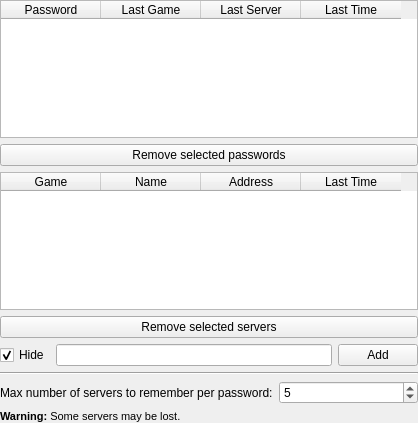
<?xml version="1.0" encoding="UTF-8"?>
<ui version="4.0">
 <class>CFGServerPasswords</class>
 <widget class="QWidget" name="CFGServerPasswords">
  <property name="geometry">
   <rect>
    <x>0</x>
    <y>0</y>
    <width>418</width>
    <height>423</height>
   </rect>
  </property>
  <layout class="QVBoxLayout" name="verticalLayout">
   <property name="leftMargin">
    <number>0</number>
   </property>
   <property name="topMargin">
    <number>0</number>
   </property>
   <property name="rightMargin">
    <number>0</number>
   </property>
   <property name="bottomMargin">
    <number>0</number>
   </property>
   <item>
    <widget class="QTableWidget" name="tablePasswords">
     <property name="editTriggers">
      <set>QAbstractItemView::NoEditTriggers</set>
     </property>
     <property name="selectionBehavior">
      <enum>QAbstractItemView::SelectRows</enum>
     </property>
     <property name="verticalScrollMode">
      <enum>QAbstractItemView::ScrollPerPixel</enum>
     </property>
     <property name="horizontalScrollMode">
      <enum>QAbstractItemView::ScrollPerPixel</enum>
     </property>
     <property name="sortingEnabled">
      <bool>true</bool>
     </property>
     <property name="wordWrap">
      <bool>false</bool>
     </property>
     <attribute name="horizontalHeaderVisible">
      <bool>true</bool>
     </attribute>
     <attribute name="horizontalHeaderHighlightSections">
      <bool>false</bool>
     </attribute>
     <attribute name="verticalHeaderVisible">
      <bool>false</bool>
     </attribute>
     <attribute name="verticalHeaderHighlightSections">
      <bool>false</bool>
     </attribute>
     <column>
      <property name="text">
       <string>Password</string>
      </property>
     </column>
     <column>
      <property name="text">
       <string>Last Game</string>
      </property>
     </column>
     <column>
      <property name="text">
       <string>Last Server</string>
      </property>
     </column>
     <column>
      <property name="text">
       <string>Last Time</string>
      </property>
     </column>
    </widget>
   </item>
   <item>
    <widget class="QPushButton" name="btnRemovePasswords">
     <property name="text">
      <string>Remove selected passwords</string>
     </property>
     <property name="icon">
      <iconset resource="../../../../media/resources.qrc">
       <normaloff>:/icons/x.png</normaloff>:/icons/x.png</iconset>
     </property>
    </widget>
   </item>
   <item>
    <widget class="QTableWidget" name="tableServers">
     <property name="editTriggers">
      <set>QAbstractItemView::NoEditTriggers</set>
     </property>
     <property name="selectionBehavior">
      <enum>QAbstractItemView::SelectRows</enum>
     </property>
     <property name="verticalScrollMode">
      <enum>QAbstractItemView::ScrollPerPixel</enum>
     </property>
     <property name="horizontalScrollMode">
      <enum>QAbstractItemView::ScrollPerPixel</enum>
     </property>
     <property name="sortingEnabled">
      <bool>true</bool>
     </property>
     <property name="wordWrap">
      <bool>false</bool>
     </property>
     <attribute name="horizontalHeaderHighlightSections">
      <bool>false</bool>
     </attribute>
     <attribute name="horizontalHeaderShowSortIndicator" stdset="0">
      <bool>true</bool>
     </attribute>
     <attribute name="verticalHeaderVisible">
      <bool>false</bool>
     </attribute>
     <attribute name="verticalHeaderHighlightSections">
      <bool>false</bool>
     </attribute>
     <column>
      <property name="text">
       <string>Game</string>
      </property>
     </column>
     <column>
      <property name="text">
       <string>Name</string>
      </property>
     </column>
     <column>
      <property name="text">
       <string>Address</string>
      </property>
     </column>
     <column>
      <property name="text">
       <string>Last Time</string>
      </property>
     </column>
    </widget>
   </item>
   <item>
    <widget class="QPushButton" name="btnRemoveServers">
     <property name="text">
      <string>Remove selected servers</string>
     </property>
     <property name="icon">
      <iconset resource="../../../../media/resources.qrc">
       <normaloff>:/icons/x.png</normaloff>:/icons/x.png</iconset>
     </property>
    </widget>
   </item>
   <item>
    <layout class="QHBoxLayout" name="horizontalLayout">
     <item>
      <widget class="QCheckBox" name="cbHide">
       <property name="text">
        <string>Hide</string>
       </property>
       <property name="checked">
        <bool>true</bool>
       </property>
      </widget>
     </item>
     <item>
      <widget class="QLineEdit" name="lePassword">
       <property name="echoMode">
        <enum>QLineEdit::Password</enum>
       </property>
      </widget>
     </item>
     <item>
      <widget class="QPushButton" name="btnAdd">
       <property name="text">
        <string>Add</string>
       </property>
       <property name="icon">
        <iconset resource="../../../../media/resources.qrc">
         <normaloff>:/icons/plus.png</normaloff>:/icons/plus.png</iconset>
       </property>
      </widget>
     </item>
    </layout>
   </item>
   <item>
    <widget class="Line" name="line">
     <property name="orientation">
      <enum>Qt::Horizontal</enum>
     </property>
    </widget>
   </item>
   <item>
    <layout class="QFormLayout" name="formLayout">
     <property name="fieldGrowthPolicy">
      <enum>QFormLayout::AllNonFixedFieldsGrow</enum>
     </property>
     <item row="0" column="0">
      <widget class="QLabel" name="label">
       <property name="text">
        <string>Max number of servers to remember per password:</string>
       </property>
      </widget>
     </item>
     <item row="0" column="1">
      <widget class="QSpinBox" name="spinMaxPasswords">
       <property name="maximum">
        <number>999999999</number>
       </property>
       <property name="value">
        <number>5</number>
       </property>
      </widget>
     </item>
    </layout>
   </item>
   <item>
    <widget class="QLabel" name="lblServerLossWarning">
     <property name="text">
      <string>&lt;!DOCTYPE HTML PUBLIC &quot;-//W3C//DTD HTML 4.0//EN&quot; &quot;http://www.w3.org/TR/REC-html40/strict.dtd&quot;&gt;
&lt;html&gt;&lt;head&gt;&lt;meta name=&quot;qrichtext&quot; content=&quot;1&quot; /&gt;&lt;style type=&quot;text/css&quot;&gt;
p, li { white-space: pre-wrap; }
&lt;/style&gt;&lt;/head&gt;&lt;body style=&quot; font-family:'MS Shell Dlg 2'; font-size:8.25pt; font-weight:400; font-style:normal;&quot;&gt;
&lt;p style=&quot; margin-top:0px; margin-bottom:0px; margin-left:0px; margin-right:0px; -qt-block-indent:0; text-indent:0px;&quot;&gt;&lt;span style=&quot; font-size:8pt; font-weight:600;&quot;&gt;Warning:&lt;/span&gt;&lt;span style=&quot; font-size:8pt;&quot;&gt; Some servers may be lost.&lt;/span&gt;&lt;/p&gt;&lt;/body&gt;&lt;/html&gt;</string>
     </property>
    </widget>
   </item>
  </layout>
 </widget>
 <resources>
  <include location="../../../../media/resources.qrc"/>
 </resources>
 <connections>
  <connection>
   <sender>btnRemovePasswords</sender>
   <signal>clicked()</signal>
   <receiver>CFGServerPasswords</receiver>
   <slot>removeSelectedPasswords()</slot>
   <hints>
    <hint type="sourcelabel">
     <x>111</x>
     <y>166</y>
    </hint>
    <hint type="destinationlabel">
     <x>417</x>
     <y>256</y>
    </hint>
   </hints>
  </connection>
  <connection>
   <sender>btnAdd</sender>
   <signal>clicked()</signal>
   <receiver>CFGServerPasswords</receiver>
   <slot>addPasswordFromLineEdit()</slot>
   <hints>
    <hint type="sourcelabel">
     <x>406</x>
     <y>346</y>
    </hint>
    <hint type="destinationlabel">
     <x>416</x>
     <y>289</y>
    </hint>
   </hints>
  </connection>
  <connection>
   <sender>lePassword</sender>
   <signal>returnPressed()</signal>
   <receiver>CFGServerPasswords</receiver>
   <slot>addPasswordFromLineEdit()</slot>
   <hints>
    <hint type="sourcelabel">
     <x>317</x>
     <y>344</y>
    </hint>
    <hint type="destinationlabel">
     <x>208</x>
     <y>149</y>
    </hint>
   </hints>
  </connection>
  <connection>
   <sender>tablePasswords</sender>
   <signal>currentCellChanged(int,int,int,int)</signal>
   <receiver>CFGServerPasswords</receiver>
   <slot>onPasswordTableCellChange(int,int,int,int)</slot>
   <hints>
    <hint type="sourcelabel">
     <x>377</x>
     <y>109</y>
    </hint>
    <hint type="destinationlabel">
     <x>427</x>
     <y>120</y>
    </hint>
   </hints>
  </connection>
  <connection>
   <sender>btnRemoveServers</sender>
   <signal>clicked()</signal>
   <receiver>CFGServerPasswords</receiver>
   <slot>removeSelectedServers()</slot>
   <hints>
    <hint type="sourcelabel">
     <x>376</x>
     <y>316</y>
    </hint>
    <hint type="destinationlabel">
     <x>418</x>
     <y>354</y>
    </hint>
   </hints>
  </connection>
  <connection>
   <sender>spinMaxPasswords</sender>
   <signal>valueChanged(int)</signal>
   <receiver>CFGServerPasswords</receiver>
   <slot>showServerLossWarningIfNecessary()</slot>
   <hints>
    <hint type="sourcelabel">
     <x>375</x>
     <y>381</y>
    </hint>
    <hint type="destinationlabel">
     <x>418</x>
     <y>398</y>
    </hint>
   </hints>
  </connection>
  <connection>
   <sender>cbHide</sender>
   <signal>clicked(bool)</signal>
   <receiver>CFGServerPasswords</receiver>
   <slot>setPasswordsHidden(bool)</slot>
   <hints>
    <hint type="sourcelabel">
     <x>22</x>
     <y>353</y>
    </hint>
    <hint type="destinationlabel">
     <x>208</x>
     <y>211</y>
    </hint>
   </hints>
  </connection>
 </connections>
 <slots>
  <slot>addPasswordFromLineEdit()</slot>
  <slot>removeSelectedPasswords()</slot>
  <slot>setPasswordsHidden(bool)</slot>
  <slot>onPasswordTableCellChange(int,int,int,int)</slot>
  <slot>removeSelectedServers()</slot>
  <slot>showServerLossWarningIfNecessary()</slot>
 </slots>
</ui>
